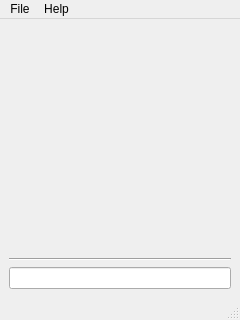
<?xml version="1.0" encoding="UTF-8"?>
<ui version="4.0">
 <class>MainWindow</class>
 <widget class="QMainWindow" name="MainWindow">
  <property name="geometry">
   <rect>
    <x>0</x>
    <y>0</y>
    <width>240</width>
    <height>320</height>
   </rect>
  </property>
  <property name="sizePolicy">
   <sizepolicy hsizetype="Preferred" vsizetype="Preferred">
    <horstretch>0</horstretch>
    <verstretch>0</verstretch>
   </sizepolicy>
  </property>
  <property name="minimumSize">
   <size>
    <width>240</width>
    <height>320</height>
   </size>
  </property>
  <property name="maximumSize">
   <size>
    <width>240</width>
    <height>320</height>
   </size>
  </property>
  <property name="baseSize">
   <size>
    <width>240</width>
    <height>320</height>
   </size>
  </property>
  <property name="windowTitle">
   <string>Get QR Prototype</string>
  </property>
  <property name="animated">
   <bool>true</bool>
  </property>
  <widget class="QWidget" name="centralwidget">
   <layout class="QGridLayout" name="gridLayout">
    <item row="0" column="0" colspan="2">
     <widget class="QLabel" name="label">
      <property name="minimumSize">
       <size>
        <width>172</width>
        <height>172</height>
       </size>
      </property>
      <property name="maximumSize">
       <size>
        <width>240</width>
        <height>240</height>
       </size>
      </property>
      <property name="text">
       <string/>
      </property>
      <property name="pixmap">
       <pixmap>default.png</pixmap>
      </property>
      <property name="scaledContents">
       <bool>true</bool>
      </property>
      <property name="alignment">
       <set>Qt::AlignCenter</set>
      </property>
     </widget>
    </item>
    <item row="1" column="0" colspan="2">
     <widget class="Line" name="line">
      <property name="orientation">
       <enum>Qt::Horizontal</enum>
      </property>
     </widget>
    </item>
    <item row="2" column="0" colspan="2">
     <widget class="QLineEdit" name="textEditLine">
      <property name="sizePolicy">
       <sizepolicy hsizetype="Preferred" vsizetype="Fixed">
        <horstretch>0</horstretch>
        <verstretch>0</verstretch>
       </sizepolicy>
      </property>
      <property name="minimumSize">
       <size>
        <width>1</width>
        <height>0</height>
       </size>
      </property>
     </widget>
    </item>
   </layout>
  </widget>
  <widget class="QMenuBar" name="menubar">
   <property name="geometry">
    <rect>
     <x>0</x>
     <y>0</y>
     <width>240</width>
     <height>24</height>
    </rect>
   </property>
   <widget class="QMenu" name="menuFile">
    <property name="title">
     <string>File</string>
    </property>
    <addaction name="actionPreferences"/>
   </widget>
   <widget class="QMenu" name="menuHelp">
    <property name="title">
     <string>Help</string>
    </property>
    <addaction name="actionInfo"/>
   </widget>
   <addaction name="menuFile"/>
   <addaction name="menuHelp"/>
  </widget>
  <widget class="QStatusBar" name="statusbar"/>
  <action name="actionInfo">
   <property name="text">
    <string>Info</string>
   </property>
  </action>
  <action name="actionPreferences">
   <property name="text">
    <string>Preferences</string>
   </property>
  </action>
 </widget>
 <resources/>
 <connections/>
</ui>
